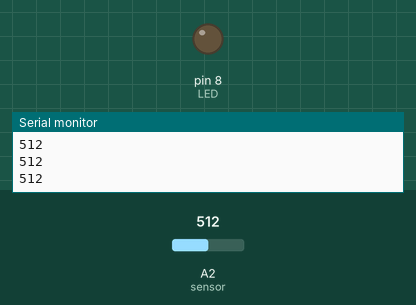
Bench run of a sketch on a simulated Arduino Uno, built with avr-gcc and run on an emulated ATmega328P. On the bench: output pins drawn as LEDs (lit = HIGH), the last lines printed to the serial monitor. Inputs (shaded band) come from the test bench; at power-on: A2 (sensor) = 512.

Above: at 1.2 s.
1.3 s: A2 (sensor) set to 527
At 2.5 s:
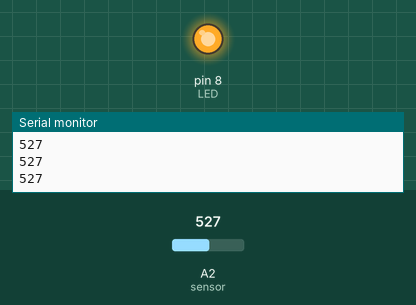
2.8 s: A2 (sensor) set to 511
At 3.9 s:
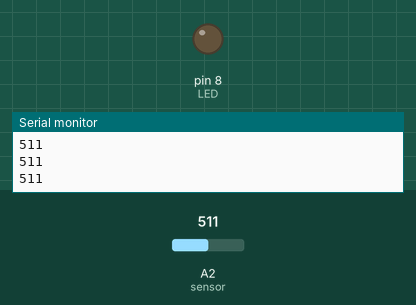
4.3 s: A2 (sensor) set to 716
At 5.0 s:
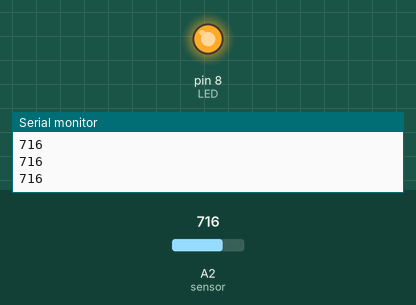
Timing chart, 0 to 7.3 s (numbered marks = the images above; inputs shaded):
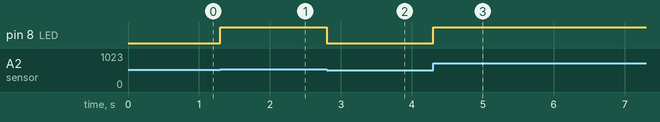

The sketch:

NightLightInputOutput.ino
```cpp
int sensor = A2;
int LED = 8;

void setup()
{
  // put your setup code here, to run once:
  pinMode(sensor, INPUT);
  pinMode(LED, OUTPUT);
  Serial.begin(9600);
}

void loop() {
  // put your main code here, to run repeatedly:
  Serial.println(analogRead(sensor));
  if (analogRead(sensor) > 512)
  {
    digitalWrite(LED,HIGH);
  }
  else
  {
    digitalWrite(LED,LOW);
  }
}
```

Measured:
- the behaviour switches between 512 and 513 on A2 (sensor) (found by bisection; images 0 and 1)
- after the input at 1.3 s, pin 8 (LED): LOW → HIGH at once
- after the input at 2.8 s, pin 8 (LED): HIGH → LOW at once
- after the input at 4.3 s, pin 8 (LED): LOW → HIGH at once
